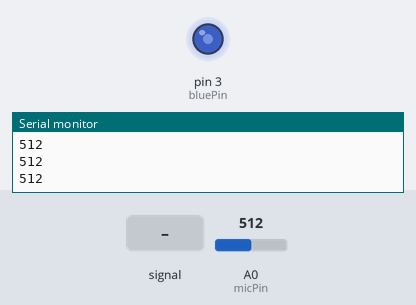
Simulated run of this sketch. Board: Arduino Uno, built with avr-gcc and run on an emulated ATmega328P. Parts: output pins drawn as LEDs (lit = HIGH), the last lines printed to the serial monitor. The test bench sets the inputs (shaded band); at power-on: A0 (micPin) = 512.

Above: at 1.2 s.
1.3 s: A0 (micPin) fed a 200 Hz sine of ±81 counts around its level
At 1.45 s:
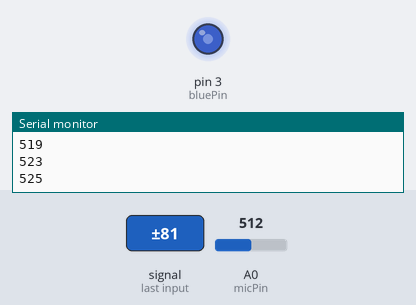
4.3 s: A0 (micPin) set to 900
5.9 s: A0 (micPin) set to 122
At 7.0 s:
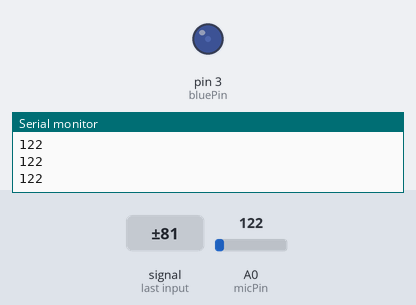
7.5 s: A0 (micPin) set to 0
At 8.7 s:
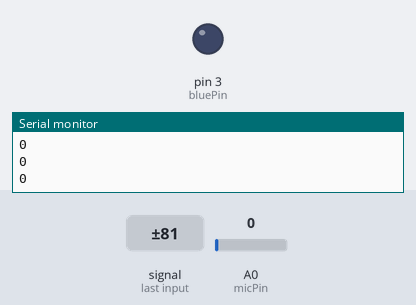
Timing chart, 0 to 10.0 s (numbered marks = the images above; inputs shaded):
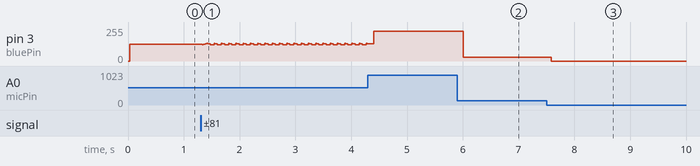

Measured:
- after the input at 5.9 s, pin 3 (bluePin): 224/255 → 30/255 after 0.10 s
- after the input at 7.5 s, pin 3 (bluePin): 30/255 → 0/255 after 0.09 s

The sketch:

sketch_sep08.ino
```cpp
#include <Filters.h>
float filterFrequency = 5.0;
float filteredValue = 0.0;
FilterOnePole lowpassFilter( LOWPASS, filterFrequency );

int bluePin = 3;
int greenPin = 5;
int yellowPin = 6;
int redPin = 9;

int micPin = 0;
int micVal = 0;
int micValLast = 0;
int micRaw = 0;

const int windowSize = 20;
int data[windowSize];

int index = 0;
int total = 0;
int average = 0;


void setup() {
  // put your setup code here, to run once:

  pinMode( micPin, INPUT );
  pinMode( bluePin, OUTPUT );
  Serial.begin(9600);

  for (int thisReading = 0; thisReading < windowSize; thisReading++)
    data[thisReading] = 0;

}

void loop() {
  // put your main code here, to run repeatedly:

  //analogWrite( bluePin, ledValue );
  //ledValue+1;
  //delay(500);
  //analogWrite( bluePin, 0 );
  //delay(500);

  //  for (int i=0; i <= 255; i++){
  //      analogWrite(bluePin, i);
  //      delay(5);
  //   }
  //
  //  for (int i=255; i >= 0; i = i-5){
  //      analogWrite(bluePin, i);
  //      delay(5);
  //   }

  //  micVal = analogRead(micPin);
  //  //analogWrite( bluePin, (micVal/10) );
  //  analogWrite( bluePin, map(micVal, 0, 1023, 0, 255) );
  //  //Serial.println(micVal);


  //filteredValue = lowpassFilter.input( analogRead( micPin ) );
  micRaw = analogRead(micPin);
  filteredValue = micValLast + .1 * (micRaw - micValLast);
  micValLast = filteredValue;


  // Low Pass Filtering
  total = total - data[index];
  data[index] = micRaw;
  total = total + data[index];
  index=index+1;

  if (index >= windowSize)
    index = 0;

  average = total / windowSize;

  //Serial.println(average);
  delay(1);


  //analogWrite( bluePin, (micVal/10) );

  // Which Mode are we in (0-3)
  int micMin = 0;
  int micMax = 1024;
  int numLeds = 4;

  int mode = 0;
  int colorPin = 0;

  if ( average > micMin )
  {
    //Serial.println("mode 1");
    mode = 1;
    colorPin = bluePin;
  }

  if ( (average > (micMin+(1*micMax/numLeds)) ) && (average < (2*micMax/numLeds)) )
  {
    //Serial.println("mode 2");
    mode = 2;
    colorPin = greenPin;
  }

  if ( (average > (micMin+(2*micMax/numLeds)) ) && (average < (3*micMax/numLeds)) )
  {
    //Serial.println("mode 2");
    mode = 3;
    colorPin = yellowPin;
  }

  if ( (average > (micMin+(3*micMax/numLeds)) ) && (average < (4*micMax/numLeds)) )
  {
    //Serial.println("mode 2");
    mode = 4;
    colorPin = redPin;
  }

  //Serial.println(filteredValue);
  Serial.println(average);
  //Serial.println(mode);
  analogWrite( bluePin, map(average, 0, 1023, 0, 255) );
  //Serial.println(micVal);

}
```
